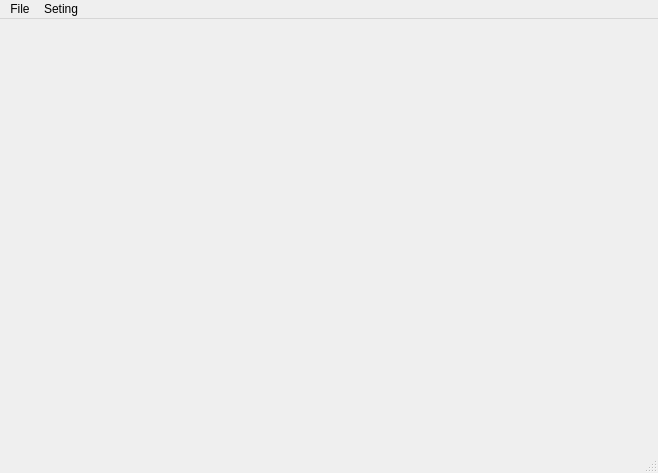
<?xml version="1.0" encoding="UTF-8"?>
<ui version="4.0">
 <class>NesEmulateWindow</class>
 <widget class="QMainWindow" name="NesEmulateWindow">
  <property name="geometry">
   <rect>
    <x>0</x>
    <y>0</y>
    <width>658</width>
    <height>473</height>
   </rect>
  </property>
  <property name="windowTitle">
   <string>NesEmulate Author nejidev</string>
  </property>
  <widget class="QWidget" name="centralWidget">
   <layout class="QVBoxLayout" name="verticalLayout">
    <property name="spacing">
     <number>2</number>
    </property>
    <property name="leftMargin">
     <number>2</number>
    </property>
    <property name="topMargin">
     <number>2</number>
    </property>
    <property name="rightMargin">
     <number>2</number>
    </property>
    <property name="bottomMargin">
     <number>2</number>
    </property>
    <item>
     <widget class="NesScreenWidget" name="nesScreenWidget" native="true"/>
    </item>
   </layout>
  </widget>
  <widget class="QMenuBar" name="menuBar">
   <property name="geometry">
    <rect>
     <x>0</x>
     <y>0</y>
     <width>658</width>
     <height>23</height>
    </rect>
   </property>
   <widget class="QMenu" name="menuFile">
    <property name="title">
     <string>File</string>
    </property>
    <addaction name="actionOpen"/>
    <addaction name="actionsave"/>
    <addaction name="actionExit"/>
   </widget>
   <widget class="QMenu" name="menuSeting">
    <property name="title">
     <string>Seting</string>
    </property>
    <addaction name="actioncontrol"/>
   </widget>
   <addaction name="menuFile"/>
   <addaction name="menuSeting"/>
  </widget>
  <widget class="QStatusBar" name="statusBar"/>
  <action name="actionOpen">
   <property name="text">
    <string>Open</string>
   </property>
  </action>
  <action name="actionExit">
   <property name="text">
    <string>Exit</string>
   </property>
  </action>
  <action name="actioncontrol">
   <property name="text">
    <string>control</string>
   </property>
  </action>
  <action name="actionsave">
   <property name="text">
    <string>Save</string>
   </property>
  </action>
 </widget>
 <layoutdefault spacing="6" margin="11"/>
 <customwidgets>
  <customwidget>
   <class>NesScreenWidget</class>
   <extends>QWidget</extends>
   <header location="global">nesscreenwidget.h</header>
   <container>1</container>
  </customwidget>
 </customwidgets>
 <resources/>
 <connections/>
</ui>
